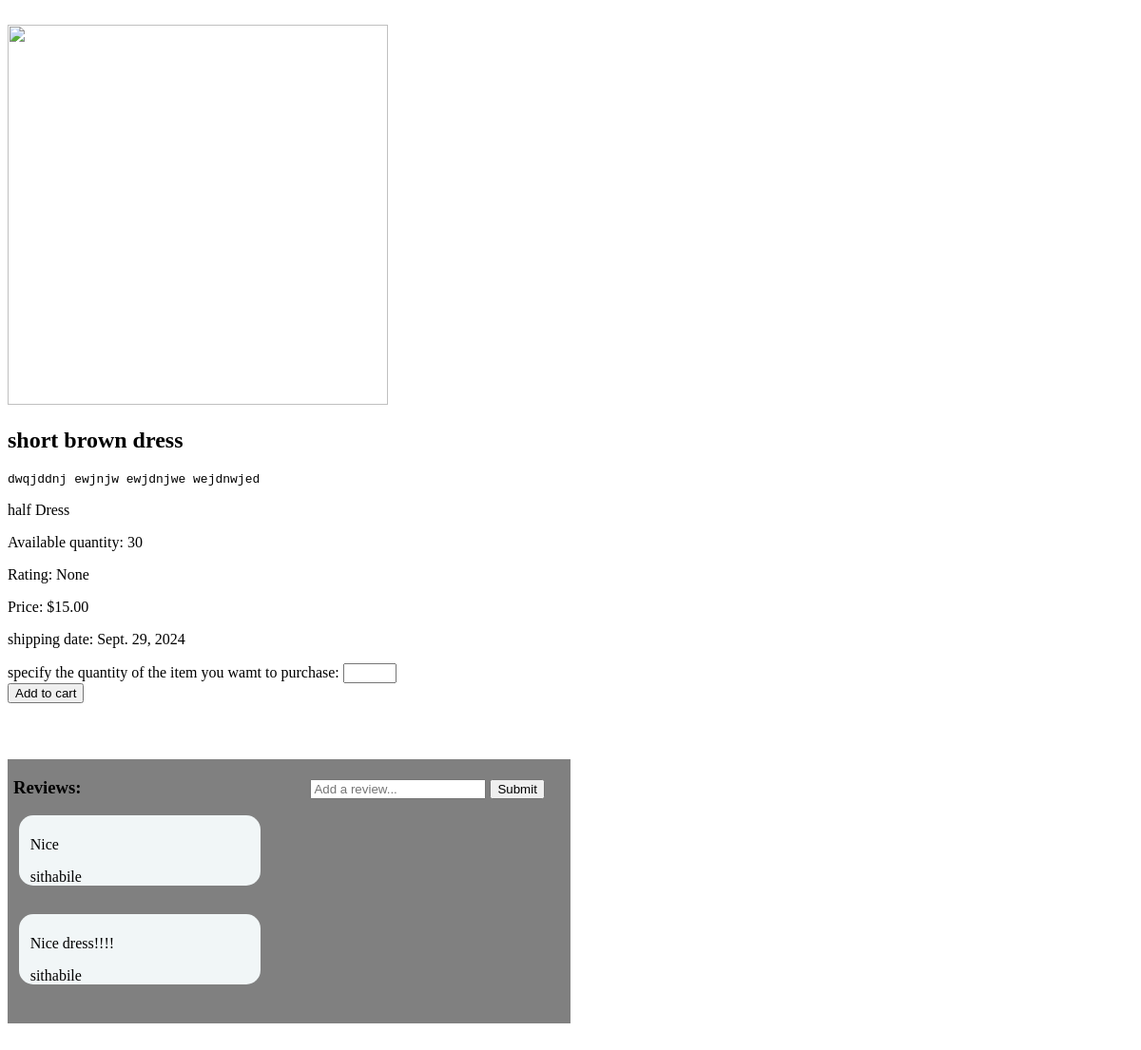
Screenshot of /monde/90 with the database file from the repository.
### monde/models.py (models this page shows, shortened)
class ClothingItem(models.Model):
    name=models.CharField(max_length=65)
    description=models.TextField(max_length=1000)
    shortDescription=models.CharField(default="No caption",max_length=30)
    rating=models.FloatField(null=True,blank=True,validators=[MinValueValidator(0.0),MaxValueValidator(5.0)])
    quantity=models.IntegerField(default=0, validators=[MinValueValidator(0)])
    price=models.DecimalField(default=0,max_digits=10, decimal_places=2)
    shippingDate=models.DateField(default=monthFromNow)
    image=models.ImageField(null=True, blank=True)
    clothingSections=models.ManyToManyField(Sections,max_length=100)
    image_url = models.URLField(blank=True, null=True)

class Review(models.Model):
    user=models.ForeignKey(settings.AUTH_USER_MODEL,on_delete=models.CASCADE)
    reviewItem=models.ForeignKey(ClothingItem,on_delete=models.CASCADE)
    review=models.CharField(max_length=250)
    created_at=models.DateTimeField(auto_now=True)
    class Meta:
        ordering=['user','reviewItem','review','-created_at']

### monde/views.py (the view)
# urls.py: path("<int:clothing_id>", views.single_item,name="single"),
def single_item(request,clothing_id):
    clothing_id=str(clothing_id).replace("{%url ","")
    clothing_id=clothing_id.replace("}","")
    items=ClothingItem.objects.all()
    isSeller=False
    for item in items:
        if item.id == int(clothing_id):
            isSeller=UserProfile.objects.filter(user=request.user.id,inventory=item)
            if isSeller:
                isSeller=True
            reviews=Review.objects.filter(reviewItem=int(clothing_id))
            return render(request,"monde/single.html",{
                "description":item.description,
                "shortDescription":item.shortDescription,
                "name":item.name,
                "rating":item.rating,
                "quantity":item.quantity,
                "price":item.price,
                "image":item.image_url,
                "clothing_id":clothing_id,
                "isSeller":isSeller,
                "reviews":reviews,
                "shippingDate": item.shippingDate
            })
    return HttpResponse()

### monde/templates/monde/single.html (shortened to what this page needs)
{%extends "monde/layout.html"%}
{%block head%}
{%load static%}
<link rel="stylesheet" type="text/css" href="{%static "css/single.css"%}">
{%endblock%}
{%block body%}
<br>
<div>
<img id="productImage" src="{{image}}">
<h2 id="short-description">{{shortDescription}}</h2>
<pre style=" border-width:2px;display: flex;">{{description}}</pre>
<p>{{name}}</p>
{%if quantity == 0%}
<p>Available quantity: Out of stock</p>
{%else%}
<p>Available quantity: {{quantity}}</p>
{%endif%}
<p>Rating: {{rating}}</p>
<p id="product-price">Price: ${{price}}</P>
<p id="shipping-date">shipping date: {{shippingDate}}</p>
<form method="get" action="{%url "cart"%}">
    <label for="amount">specify the quantity of the item you wamt to purchase: </label>
    <input id="amount" type='number' name="amount" max='{{quantity}}' min=1><br>
    <button id="submit" type="submit" name="submit">Add to cart</button>
</form>
</div>
    <div id="Reviews">
        <h3 id="reviewHeader"> Reviews: </h3>
        <form id="addReviewForm" action="addReview" method="post">
            <input id="addReviewInput" type="text"name="userReview" placeholder="Add a review...">
            <input id="addReviewButton" type="submit">
        </form>
        {%for review in reviews%}
        <div id="userReview">
        {%if review.review is not None%}
            <p> {{ review.review}}</P>
            <p>{{review.user }}</p>
        {%endif%}
        </div>
        {%endfor%}
    </div>
{%endblock%}

### monde/static/css/single.css (style rules this page uses)
#productImage { width:400px; height:400px; }
#Reviews { width: 50%; background-color: grey; margin-bottom: 5%; padding-bottom: 1%; margin-top: 5%; }
#userReview { padding-top: 1%; padding-left: 2%; margin-left: 2%; background-color: rgb(241, 246, 247); width: 41%; margin-bottom: 5%; border-radius: 15px; }
#addReviewInput { margin-bottom: 2%; }
#addReviewForm { padding-left: 40%; display: inline-block; }
#reviewHeader { padding-left: 1%; display: inline-block; }

### rows the page displays
ClothingItem: shortDescription "short brown dress", description "dwqjddnj ewjnjw ewjdnjwe wejdnwjed", name "half Dress", price "15.00", shippingDate "Sept. 29, 2024"
Review: review "Nice", user "sithabile"
Review: review "Nice dress!!!!", user "sithabile"

### other values shown
{{ quantity }} "30"
{{ rating }} "None"
